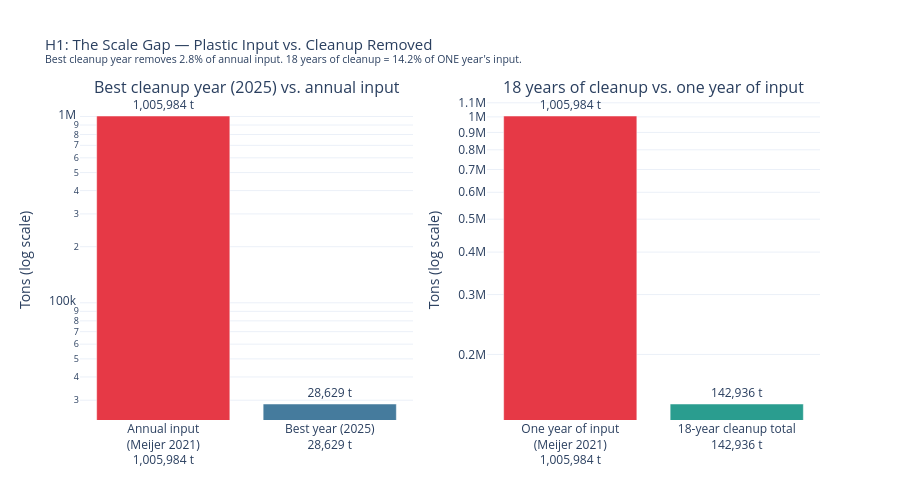

Write notebook code for a chart like this one.
### Code cell
# Annual totals (both orgs combined)
annual = (
    df_cleanup
    .groupby("year")["kg_removed_annual"]
    .sum()
    .reset_index()
    .rename(columns={"kg_removed_annual": "kg_removed"})
)
annual["tons_removed"] = annual["kg_removed"] / 1_000

best_year     = annual.loc[annual["tons_removed"].idxmax()]
total_removed = annual["tons_removed"].sum()
pct_best      = best_year["tons_removed"] / MEIJER_TONS_PER_YEAR * 100
pct_total     = total_removed / MEIJER_TONS_PER_YEAR * 100
years_covered = annual["year"].max() - annual["year"].min() + 1

print("=== SCALE GAP ===")
print(f"Annual plastic input (Meijer 2021) : {MEIJER_TONS_PER_YEAR:>12,.0f} t/yr")
print(f"Best single cleanup year ({int(best_year['year'])})  : {best_year['tons_removed']:>12,.0f} t  ({pct_best:.2f}% of input)")
print(f"All-time total ({int(annual['year'].min())}–{int(annual['year'].max())})      : {total_removed:>12,.0f} t  ({pct_total:.2f}% of ONE year)")

COLOR_INPUT = "#E63946"
COLOR_BEST  = "#457B9D"
COLOR_TOTAL = "#2A9D8F"

fig_gap = make_subplots(
    rows=1, cols=2,
    subplot_titles=[
        f"Best cleanup year ({int(best_year['year'])}) vs. annual input",
        f"{years_covered} years of cleanup vs. one year of input"
    ]
)

for val, color, label in [
    (MEIJER_TONS_PER_YEAR, COLOR_INPUT, f"Annual input<br>(Meijer 2021)<br>{MEIJER_TONS_PER_YEAR:,.0f} t"),
    (best_year["tons_removed"], COLOR_BEST, f"Best year ({int(best_year['year'])})<br>{best_year['tons_removed']:,.0f} t"),
]:
    fig_gap.add_trace(go.Bar(
        x=[label], y=[val],
        marker_color=color,
        text=f"{val:,.0f} t",
        textposition="outside",
        showlegend=False,
    ), row=1, col=1)

for val, color, label in [
    (MEIJER_TONS_PER_YEAR, COLOR_INPUT, f"One year of input<br>(Meijer 2021)<br>{MEIJER_TONS_PER_YEAR:,.0f} t"),
    (total_removed, COLOR_TOTAL, f"{years_covered}-year cleanup total<br>{total_removed:,.0f} t"),
]:
    fig_gap.add_trace(go.Bar(
        x=[label], y=[val],
        marker_color=color,
        text=f"{val:,.0f} t",
        textposition="outside",
        showlegend=False,
    ), row=1, col=2)

fig_gap.update_yaxes(type="log", title_text="Tons (log scale)", row=1, col=1)
fig_gap.update_yaxes(type="log", title_text="Tons (log scale)", row=1, col=2)

fig_gap.update_layout(
    title=dict(
        text=(
            f"H1: The Scale Gap — Plastic Input vs. Cleanup Removed<br>"
            f"<sup>Best cleanup year removes {pct_best:.1f}% of annual input. "
            f"{years_covered} years of cleanup = {pct_total:.1f}% of ONE year's input.</sup>"
        ),
        font=dict(size=15)
    ),
    template="plotly_white",
    height=500,
    margin=dict(t=100, b=80)
)

fig_gap.show()
fig_gap.write_html("../figures/q4_h1_scale_gap.html")

### Figure 1 — Plotly figure (JSON) as saved in the notebook; plotly's stock layout.template omitted (floating-point values rounded to 4 significant figures)
{"data": [{"marker": {"color": "#E63946"}, "showlegend": false, "text": "1,005,984 t", "textposition": "outside", "type": "bar", "x": ["Annual input<br>(Meijer 2021)<br>1,005,984 t"], "xaxis": "x", "y": [1006000.0], "yaxis": "y"}, {"marker": {"color": "#457B9D"}, "showlegend": false, "text": "28,629 t", "textposition": "outside", "type": "bar", "x": ["Best year (2025)<br>28,629 t"], "xaxis": "x", "y": [28630.0], "yaxis": "y"}, {"marker": {"color": "#E63946"}, "showlegend": false, "text": "1,005,984 t", "textposition": "outside", "type": "bar", "x": ["One year of input<br>(Meijer 2021)<br>1,005,984 t"], "xaxis": "x2", "y": [1006000.0], "yaxis": "y2"}, {"marker": {"color": "#2A9D8F"}, "showlegend": false, "text": "142,936 t", "textposition": "outside", "type": "bar", "x": ["18-year cleanup total<br>142,936 t"], "xaxis": "x2", "y": [142900.0], "yaxis": "y2"}], "layout": {"annotations": [{"font": {"size": 16}, "showarrow": false, "text": "Best cleanup year (2025) vs. annual input", "x": 0.225, "xanchor": "center", "xref": "paper", "y": 1, "yanchor": "bottom", "yref": "paper"}, {"font": {"size": 16}, "showarrow": false, "text": "18 years of cleanup vs. one year of input", "x": 0.775, "xanchor": "center", "xref": "paper", "y": 1, "yanchor": "bottom", "yref": "paper"}], "height": 500, "margin": {"b": 80, "t": 100}, "title": {"font": {"size": 15}, "text": "H1: The Scale Gap — Plastic Input vs. Cleanup Removed<br><sup>Best cleanup year removes 2.8% of annual input. 18 years of cleanup = 14.2% of ONE year's input.</sup>"}, "xaxis": {"anchor": "y", "domain": [0, 0.45]}, "xaxis2": {"anchor": "y2", "domain": [0.55, 1]}, "yaxis": {"anchor": "x", "domain": [0, 1], "title": {"text": "Tons (log scale)"}, "type": "log"}, "yaxis2": {"anchor": "x2", "domain": [0, 1], "title": {"text": "Tons (log scale)"}, "type": "log"}}}
